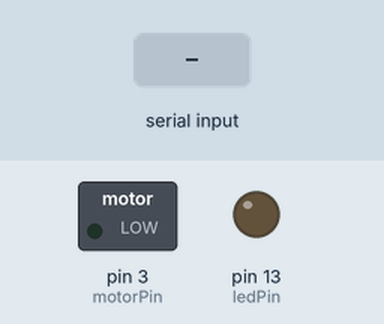
This sketch was run on a simulated Arduino Leonardo, built with avr-gcc and run on an emulated ATmega32U4. Shown: switched loads named in the sketch (green lamp = pin HIGH), output pins drawn as LEDs (lit = HIGH). Inputs (shaded band) come from the test bench. What the sketch prints to the serial monitor is not drawn.

Above: at 1.4 s.
1.5 s: "Y" received over Serial
At 1.8 s:
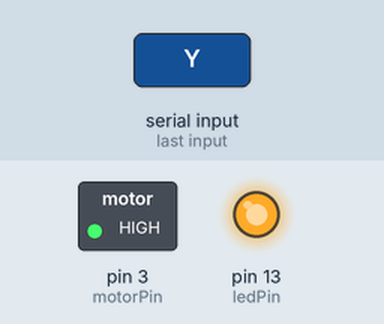
3.0 s: "N" received over Serial
At 3.8 s:
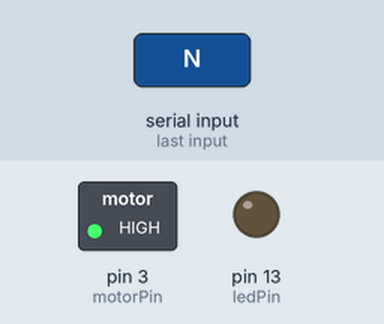
4.5 s: "V" received over Serial
At 4.9 s:
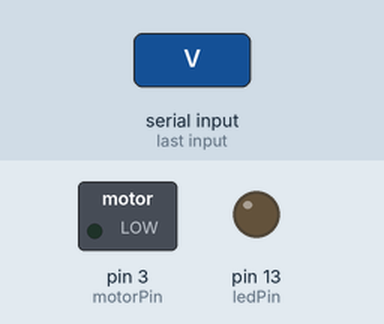
Timing chart, 0 to 7.5 s (numbered marks = the images above; inputs shaded):
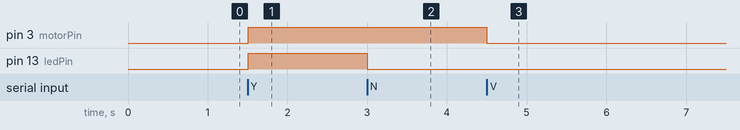

The sketch:

SerialButtonquiz_MOTOR_TEST.ino
```cpp
int firstSensor = 0;    // first analog sensor
int secondSensor = 0;   // second analog sensor
int thirdSensor = 0;    // digital sensor
char inByte = 0;         // incoming serial byte
int ledPin =13;
const int motorPin = 3;
boolean  value = false;

void setup()
{
  // start serial port at 9600 bps:
  Serial.begin(9600);
  while (!Serial) {
    ; // wait for serial port to connect. Needed for Leonardo onlyt
  }

//  pinMode(2, INPUT);   // digital sensor is on digital pin 2
  pinMode(ledPin, OUTPUT);   // digital sensor is on digital pin 2
  pinMode(motorPin, OUTPUT);
  establishContact();  // send a byte to establish contact until receiver responds
}

void loop()
{

  // if we get a valid byte, read analog ins:
  if (Serial.available() > 0) {
    // get incoming byte:
    inByte =(char) Serial.read();
    value = !value;

    if(inByte == 'Y'){
      digitalWrite(ledPin,HIGH);
      digitalWrite(motorPin,HIGH);
    }
    else if (inByte =='N'){
      digitalWrite(ledPin,LOW);
    }
    else if (inByte =='V'){
      digitalWrite(ledPin,LOW);
     digitalWrite(motorPin,LOW);
    }
    else{
      digitalWrite(motorPin, LOW);
    }
      //    Serial.print(inByte);

    Serial.print('X');

    // read first analog input, divide by 4 to make the range 0-255:
//    firstSensor = analogRead(A0)/4;
//    // delay 10ms to let the ADC recover:
//    delay(10);
//    // read second analog input, divide by 4 to make the range 0-255:
//    secondSensor = analogRead(1)/4;
//    // read  switch, map it to 0 or 255L
//    thirdSensor = map(digitalRead(2), 0, 1, 0, 255);
//    // send sensor values:
//    Serial.write(firstSensor);
//    Serial.write(secondSensor);
//    Serial.write(thirdSensor);
  }
}

void establishContact() {
  while (Serial.available() <= 0) {
    Serial.print('A');   // send a capital A
    delay(300);
  }
}
```

Measured:
- after the input at 1.5 s, pin 3 (motorPin), pin 13 (ledPin): LOW → HIGH at once
- after the input at 3.0 s, pin 13 (ledPin): HIGH → LOW at once
- after the input at 4.5 s, pin 3 (motorPin): HIGH → LOW at once
